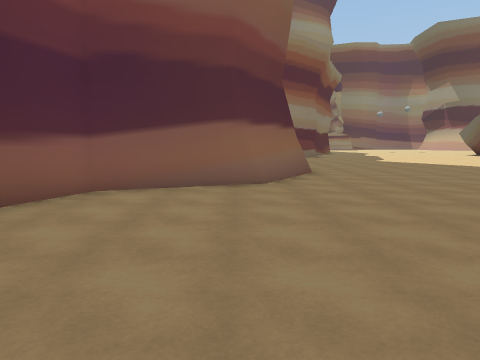
[1] (above)

19 first-person views from a walk through a Unity game level. The camera is 1.5 m above the floor, tilts 6° down and sees 70° across. The floor is counted in squares, 2 m on a side. Each view is taken from the middle of a square. On the plan, view 1 faces up. The plan holds only what a view shows up to about 11 squares ahead; the rest is blank. The place goes on beyond the plan. Some surface patterns are stand-ins.

[2]
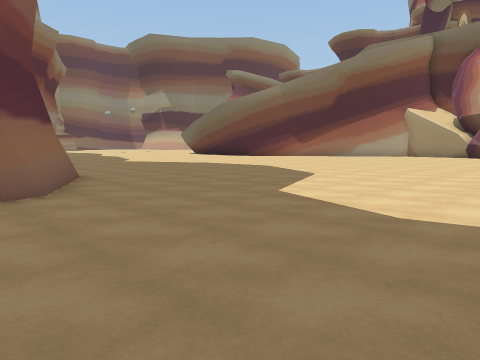

[3]
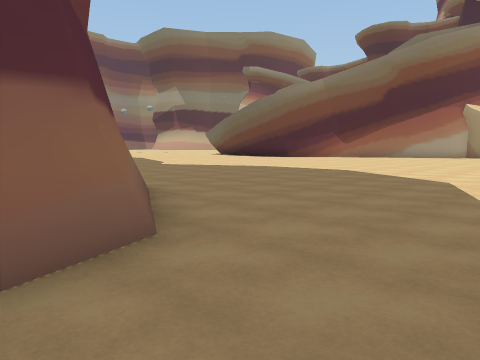

[4]
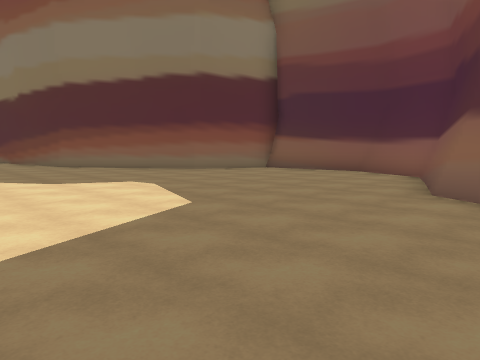

[5]
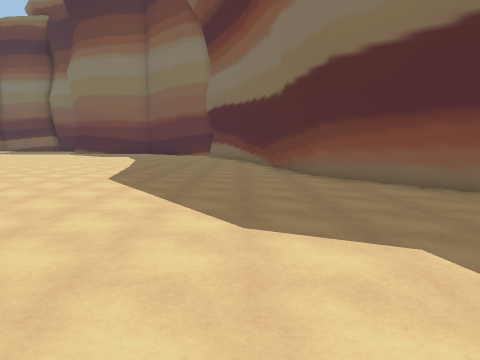

[6]
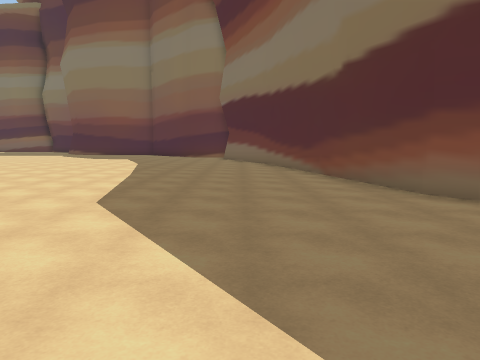

[7]
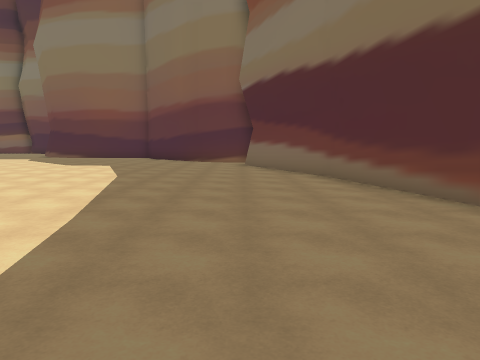

[8]
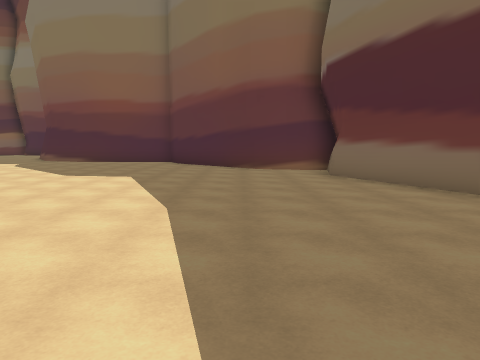

[9]
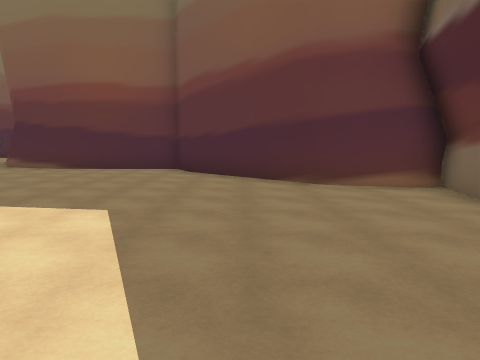

[10]
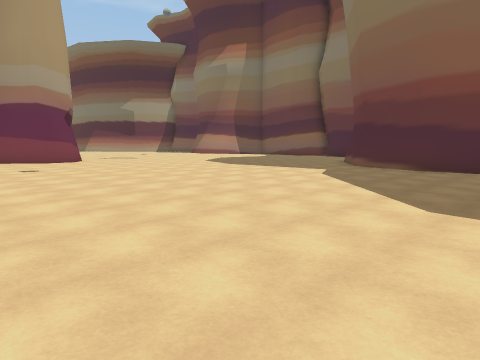

[11]
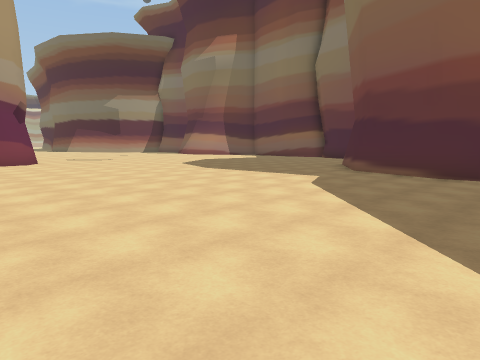

[12]
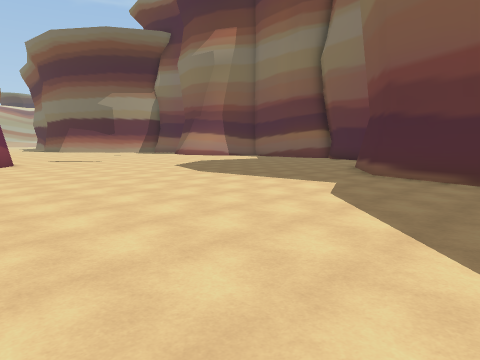

[13]
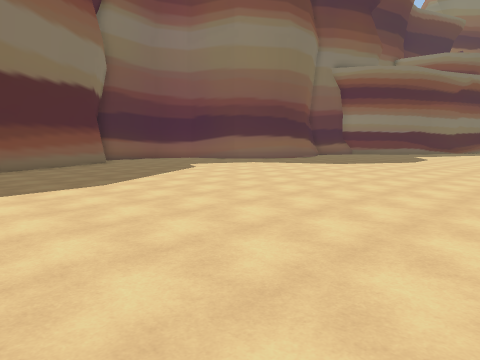

[14]
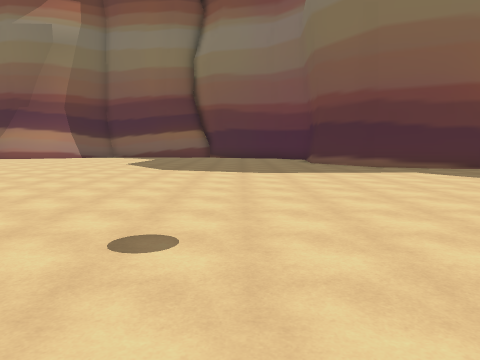

[15]
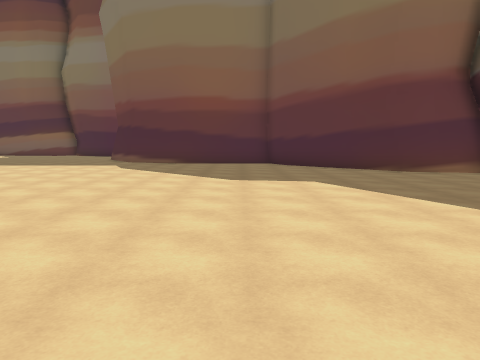

[16]
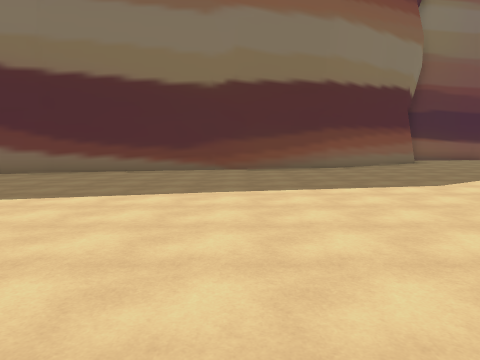

[17]
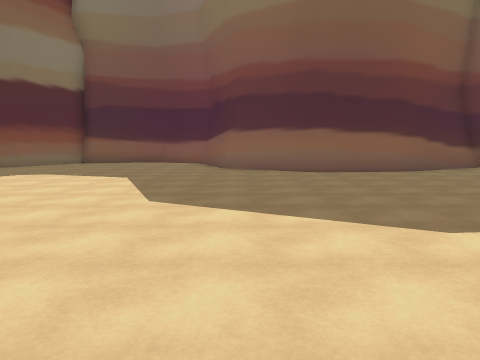

[18]
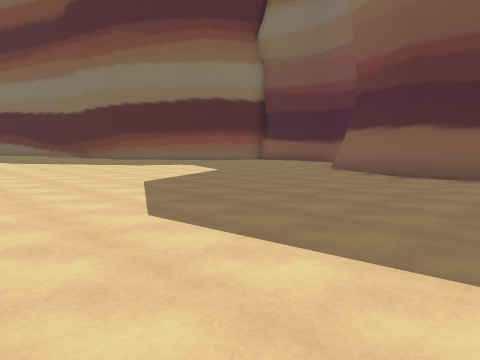

[19]
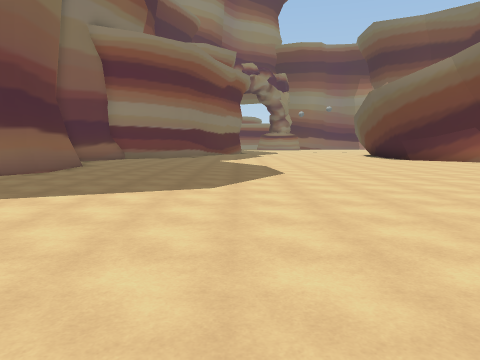

### Floor plan
Points are (right, up) in squares from view 1. A wall is a line through its corners. A room is listed if a view was taken in it or the views show most of it. See-through windows are left out.
Room 1 (views 1, 2, 3, 4, 5, 6, 7, 8, 9, 10, 11, 12, 13, 14, 15, 16, 17, 18, 19)
walls: (3.9, -11.8) (5.8, -16.3); (5.6, -16.5) (5.1, -18.7); (2, -4) (3.9, -11.9); (5.7, -18) (7.5, -18.4) (10.3, -21.3) (10.9, -22.4) (14.1, -22.3) (16.6, -23.3); (-2.3, 0.6) (-0.4, -0.3) (2.2, -4.2); (0.5, 6.6) (-2.5, 5.5) (-3.2, 3.6); (0.6, 7.3) (0.2, 6.6); (-3.1, 4) (-2.5, 1); (1.3, 11.6) (1.6, 9.1) (0.6, 7.4); (1, 12.6) (1.6, 11.5)
low walls: (-2.5, 5.2) (-2.9, 4); (1.6, 11.5) (1.8, 9) (0.5, 6.6)

Where each view was taken, in squares from view 1:
view 1: 0 up, 0 right, facing up
view 2: 1 up, 1 left, facing up-right
view 3: 4 up, 1 left, facing up-right
view 4: 8 up, 6 right, facing down-left
view 5: 4 up, 4 right, facing down
view 6: 1 up, 5 right, facing down
view 7: 4 down, 6 right, facing down
view 8: 8 down, 8 right, facing down
view 9: 12 down, 9 right, facing down
view 10: 12 down, 11 right, facing down-right
view 11: 14 down, 12 right, facing down-right
view 12: 15 down, 13 right, facing down-right
view 13: 6 down, 13 right, facing up-left
view 14: 12 down, 21 right, facing down
view 15: 9 down, 12 right, facing down
view 16: 7 down, 13 right, facing left
view 17: 7 up, 11 right, facing left
view 18: 12 up, 10 right, facing down-left
view 19: 0 up, 7 right, facing up
